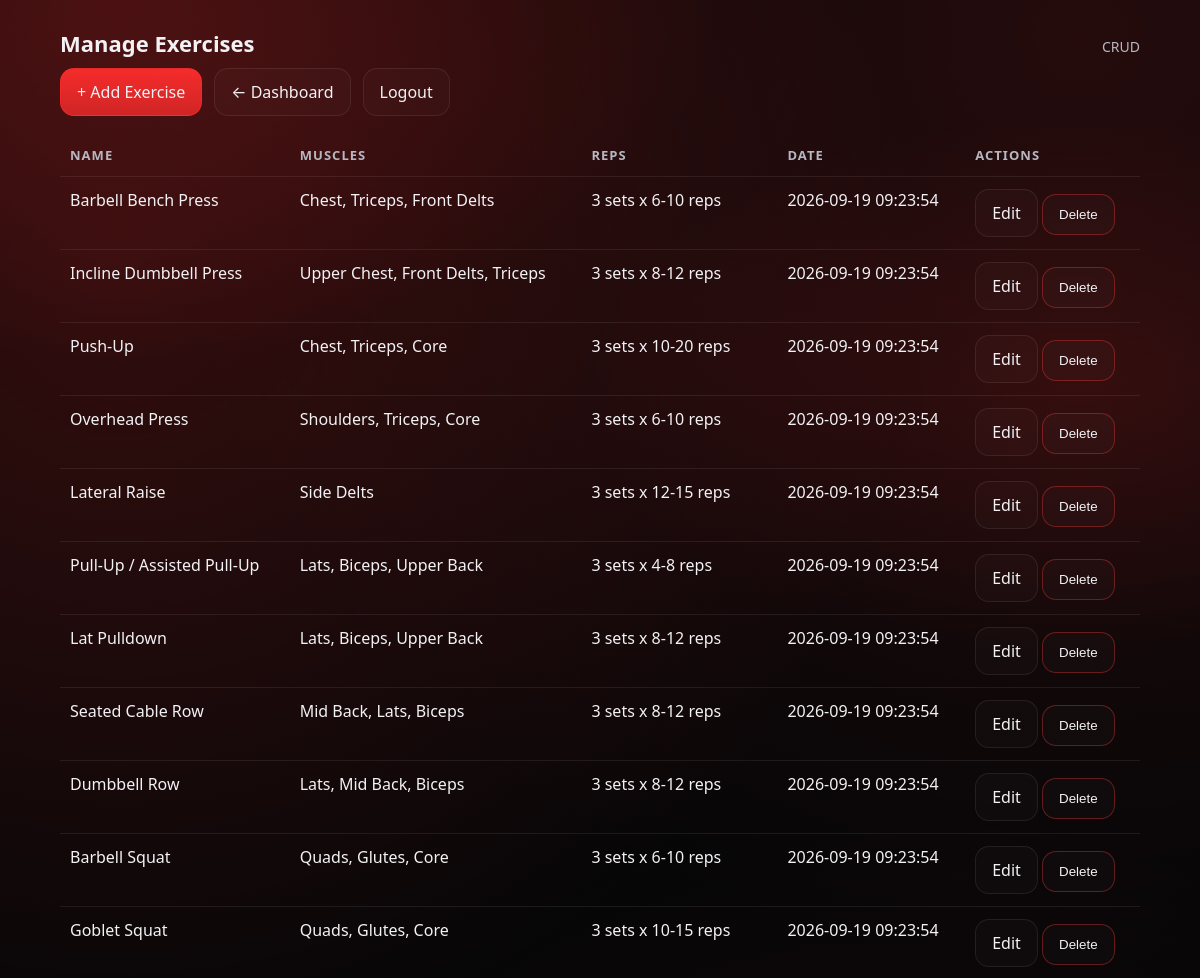
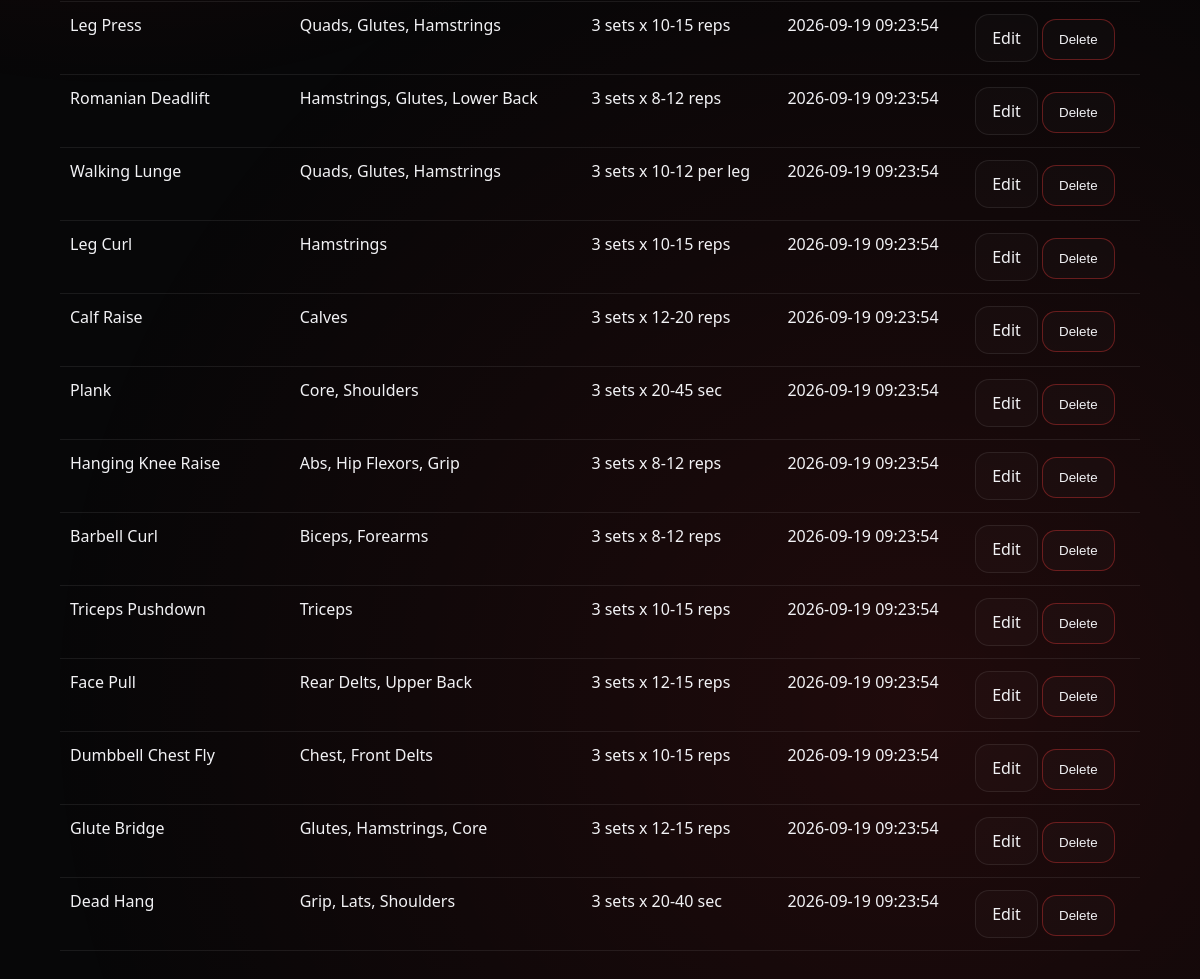
The page /admin/exercises.php (signed in) on the database its author committed (2 pictures, top to bottom).
### tables this page shows
CREATE TABLE IF NOT EXISTS exercises (
  id INT UNSIGNED NOT NULL AUTO_INCREMENT,
  name VARCHAR(200) NOT NULL,
  slug VARCHAR(220) NOT NULL,
  muscles_worked VARCHAR(200) NOT NULL,
  benefits MEDIUMTEXT NOT NULL,
  form_guide MEDIUMTEXT NOT NULL,
  mistakes MEDIUMTEXT NOT NULL,
  reps VARCHAR(120) NOT NULL DEFAULT '3 sets x 10-12 reps',
  created_at TIMESTAMP NOT NULL DEFAULT CURRENT_TIMESTAMP,
  PRIMARY KEY (id),
  UNIQUE KEY uniq_exercises_slug (slug),
  KEY idx_exercises_created (created_at)
);

### lib/db.php (called while the page is built, shortened)
<?php
if (!defined('SHUZHFIT_DB_LOADED')) {
    $config = require __DIR__ . '/../config/db.php';
    $dbHost = $config['host'] ?? '127.0.0.1';
    $dbName = $config['dbname'] ?? 'shuzhfit';
    $dbUser = $config['user'] ?? 'root';
    $dbPass = $config['pass'] ?? '';
    $dbPort = $config['port'] ?? 3306;
    function shuzhfit_pdo(): PDO
    {
        global $dbHost, $dbName, $dbUser, $dbPass, $dbPort;
        $dsn = "mysql:host={$dbHost};port={$dbPort};dbname={$dbName};charset=utf8mb4";
        $pdo = new PDO($dsn, $dbUser, $dbPass, [
            PDO::ATTR_ERRMODE => PDO::ERRMODE_EXCEPTION,
            PDO::ATTR_DEFAULT_FETCH_MODE => PDO::FETCH_ASSOC,
        ]);
        return $pdo;
    }
    function e(string $value): string
    {
        return htmlspecialchars($value, ENT_QUOTES, 'UTF-8');
    }
    function db_fetch_all(string $sql, array $params = []): array
    {
        $stmt = shuzhfit_pdo()->prepare($sql);
        $stmt->execute();
        return $stmt->fetchAll();
    }
}

### admin/exercises.php (the view, shortened to what this page needs)
<?php
require __DIR__ . '/../lib/db.php';
$exercises = db_fetch_all('SELECT id, name, slug, muscles_worked, reps, created_at FROM exercises ORDER BY created_at DESC');
?>
<!doctype html>
<html lang="en">
<head>
    <link rel="stylesheet" href="../css/style.css" />
</head>
<body>
    <div class="bg-glow" aria-hidden="true"></div>
    <main class="container page">
        <div class="section-title" style="margin-top:0;">
            <h2>Manage Exercises</h2>
            <span>CRUD</span>
        </div>
        <div style="display:flex; gap:12px; flex-wrap:wrap; align-items:center;">
            <a class="btn btn-primary" href="exercise_edit.php">+ Add Exercise</a>
            <a class="btn" href="index.php">← Dashboard</a>
            <a class="btn" href="logout.php">Logout</a>
        </div>
        <div style="margin-top:18px; overflow:auto;">
            <table class="admin-table">
                <thead>
                    <tr>
                        <th>Name</th>
                        <th>Muscles</th>
                        <th>Reps</th>
                        <th>Date</th>
                        <th>Actions</th>
                    </tr>
                </thead>
                <tbody>
                    <?php if (!$exercises): ?>
                        <tr>
                            <td colspan="5">No exercises yet.</td>
                        </tr>
                    <?php else: ?>
                        <?php foreach ($exercises as $ex): ?>
                            <tr>
                                <td><?php echo e($ex['name']); ?></td>
                                <td><?php echo e($ex['muscles_worked']); ?></td>
                                <td><?php echo e($ex['reps']); ?></td>
                                <td><?php echo e($ex['created_at']); ?></td>
                                <td>
                                    <a class="btn" href="exercise_edit.php?slug=<?php echo urlencode($ex['slug']); ?>">Edit</a>
                                    <form method="post" action="exercises.php" style="display:inline;" onsubmit="return confirm('Delete this exercise?');">
                                        <button class="btn" name="do_delete" value="1" type="submit" style="border-color:rgba(255,60,60,0.35);">Delete</button>
                                    </form>
                                </td>
                            </tr>
                        <?php endforeach; ?>
                    <?php endif; ?>
                </tbody>
            </table>
        </div>
    </main>
</body>
</html>

### css/style.css (style rules this page uses)
:root { --bg: #070708; --panel: #0f1013; --panel-2: #14151b; --text: #f2f2f5; --muted: #b7b7c2; --accent: #ff2d2d; --accent-2: #ff4d4d; --border: rgba(255, 255, 255, 0.08); --shadow: 0 12px 40px rgba(0, 0, 0, 0.45); }
* { box-sizing: border-box; }
html, body { height: 100%; }
body { margin: 0; min-height: 100vh; font-family: ui-sans-serif, system-ui, -apple-system, Segoe UI, Roboto, Arial, "Noto Sans", "Liberation Sans", sans-serif; background: radial-gradient( 1000px 600px at 10% 0%, rgba(255, 45, 45, 0.18), transparent 60% ), radial-gradient( 900px 500px at 90% 20%, rgba(255, 45, 45, 0.12), transparent 55% ), var(--bg); color: var(--text); display: flex; flex-direction: column; }
a { color: inherit; text-decoration: none; }
.container { width: min(1080px, calc(100% - 32px)); margin: 0 auto; }
.bg-glow { position: fixed; inset: -200px; background: radial-gradient( circle at 20% 20%, rgba(255, 45, 45, 0.18), transparent 35% ), radial-gradient( circle at 80% 10%, rgba(255, 45, 45, 0.12), transparent 38% ), radial-gradient(circle at 70% 80%, rgba(255, 45, 45, 0.1), transparent 40%); pointer-events: none; z-index: -1; }
.page { padding: 28px 0; }
.btn { display: inline-flex; align-items: center; justify-content: center; padding: 12px 16px; border-radius: 14px; border: 1px solid var(--border); background: rgba(255, 255, 255, 0.02); color: var(--text); transition: 160ms ease; }
.btn-primary { border-color: rgba(255, 45, 45, 0.5); background: linear-gradient( 180deg, rgba(255, 45, 45, 0.95), rgba(255, 45, 45, 0.75) ); }
.admin-table { width: 100%; border-collapse: collapse; min-width: 700px; }
.admin-table th, .admin-table td { padding: 12px 10px; border-bottom: 1px solid var(--border); text-align: left; vertical-align: top; }
.admin-table th { color: var(--muted); font-size: 13px; text-transform: uppercase; letter-spacing: 0.08em; }
.section-title { margin-top: 26px; margin-bottom: 10px; display: flex; align-items: baseline; justify-content: space-between; gap: 12px; }
.section-title h2 { margin: 0; font-size: 22px; }
.section-title span { color: var(--muted); font-size: 14px; }

### rows shown on the page
exercises: name "Barbell Bench Press", muscles_worked "Chest, Triceps, Front Delts", reps "3 sets x 6-10 reps", created_at "2026-09-19 09:23:54"
exercises: name "Incline Dumbbell Press", muscles_worked "Upper Chest, Front Delts, Triceps", reps "3 sets x 8-12 reps", created_at "2026-09-19 09:23:54"
exercises: name "Push-Up", muscles_worked "Chest, Triceps, Core", reps "3 sets x 10-20 reps", created_at "2026-09-19 09:23:54"
exercises: name "Overhead Press", muscles_worked "Shoulders, Triceps, Core", reps "3 sets x 6-10 reps", created_at "2026-09-19 09:23:54"
exercises: name "Lateral Raise", muscles_worked "Side Delts", reps "3 sets x 12-15 reps", created_at "2026-09-19 09:23:54"
exercises: name "Pull-Up / Assisted Pull-Up", muscles_worked "Lats, Biceps, Upper Back", reps "3 sets x 4-8 reps", created_at "2026-09-19 09:23:54"
exercises: name "Lat Pulldown", muscles_worked "Lats, Biceps, Upper Back", reps "3 sets x 8-12 reps", created_at "2026-09-19 09:23:54"
exercises: name "Seated Cable Row", muscles_worked "Mid Back, Lats, Biceps", reps "3 sets x 8-12 reps", created_at "2026-09-19 09:23:54"
exercises: name "Dumbbell Row", muscles_worked "Lats, Mid Back, Biceps", reps "3 sets x 8-12 reps", created_at "2026-09-19 09:23:54"
exercises: name "Barbell Squat", muscles_worked "Quads, Glutes, Core", reps "3 sets x 6-10 reps", created_at "2026-09-19 09:23:54"
exercises: name "Goblet Squat", muscles_worked "Quads, Glutes, Core", reps "3 sets x 10-15 reps", created_at "2026-09-19 09:23:54"
exercises: name "Leg Press", muscles_worked "Quads, Glutes, Hamstrings", reps "3 sets x 10-15 reps", created_at "2026-09-19 09:23:54"
exercises: name "Romanian Deadlift", muscles_worked "Hamstrings, Glutes, Lower Back", reps "3 sets x 8-12 reps", created_at "2026-09-19 09:23:54"
exercises: name "Walking Lunge", muscles_worked "Quads, Glutes, Hamstrings", reps "3 sets x 10-12 per leg", created_at "2026-09-19 09:23:54"
exercises: name "Leg Curl", muscles_worked "Hamstrings", reps "3 sets x 10-15 reps", created_at "2026-09-19 09:23:54"
exercises: name "Calf Raise", muscles_worked "Calves", reps "3 sets x 12-20 reps", created_at "2026-09-19 09:23:54"
exercises: name "Plank", muscles_worked "Core, Shoulders", reps "3 sets x 20-45 sec", created_at "2026-09-19 09:23:54"
exercises: name "Hanging Knee Raise", muscles_worked "Abs, Hip Flexors, Grip", reps "3 sets x 8-12 reps", created_at "2026-09-19 09:23:54"
exercises: name "Barbell Curl", muscles_worked "Biceps, Forearms", reps "3 sets x 8-12 reps", created_at "2026-09-19 09:23:54"
exercises: name "Triceps Pushdown", muscles_worked "Triceps", reps "3 sets x 10-15 reps", created_at "2026-09-19 09:23:54"
exercises: name "Face Pull", muscles_worked "Rear Delts, Upper Back", reps "3 sets x 12-15 reps", created_at "2026-09-19 09:23:54"
exercises: name "Dumbbell Chest Fly", muscles_worked "Chest, Front Delts", reps "3 sets x 10-15 reps", created_at "2026-09-19 09:23:54"
exercises: name "Glute Bridge", muscles_worked "Glutes, Hamstrings, Core", reps "3 sets x 12-15 reps", created_at "2026-09-19 09:23:54"
exercises: name "Dead Hang", muscles_worked "Grip, Lats, Shoulders", reps "3 sets x 20-40 sec", created_at "2026-09-19 09:23:54"
